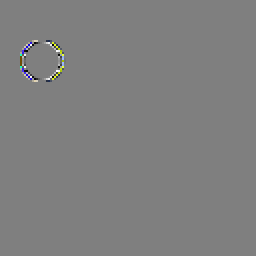
#> input picture study_guide/10-MC_in_DWT_domain/difference.png, 128 x 128 px, given in place of moving_circle_000.png, which was not available (shown 2 times larger); the run also reads 1 picture not shown here
$ jupyter execute ODWT_shift_invariance.ipynb   (shell and % lines are left out)   (text cells are left out)
#> lines starting #> are read from the running program, lines starting #| are printed output that depends on the picture; pictures that were not available may be replaced by others from this repository, and a replacement may not be noted
[cell 1]
import numpy as np
import cv2
import matplotlib.pyplot as plt
import matplotlib.image as mimg
import pywt

[cell 2]
def normalize(img):
    max_component = np.max(img)
    min_component = np.min(img)
    max_min_component = max_component - min_component
    return (img-min_component)/max_min_component

def show_img(prefix):
    img = load_img(prefix)
    img = normalize(img)
    plt.figure(figsize=(10,10))
    plt.title(prefix, fontsize=20)
    plt.imshow(img)

def load_frame(prefix):
#> called with prefix = 'moving_circle_000'
    fn = f"{prefix}.png"
    print(fn)
    frame = cv2.imread(fn, cv2.IMREAD_UNCHANGED) # [rows, columns, components]
#> frame is the input picture: shape (128, 128, 3) uint16; mean B, G, R 32764, 32776, 32768
    frame = cv2.cvtColor(frame, cv2.COLOR_BGR2RGB)
    frame = np.array(frame)
    frame = frame.astype(np.float32) - 32768.0
    return frame

def write_frame(frame, prefix):
    frame = frame.astype(np.float32)
    frame += 32768.0
    frame = frame.astype(np.uint16)
    cv2.imwrite(f"{prefix}.png", frame)

def show_seq(prefix="/tmp/", frames=5):
    for i in range(frames):
        show_img(f"{prefix}{i:03d}")

def show_motion(prefix="/tmp/", frames=5):
    plt.figure(figsize=(10,10))
    prev = load_frame(f"{prefix}000")
    imgplot = plt.imshow(normalize(prev))
#> in normalize, `max_component = np.max(img)`: max_component = 32492
#> in normalize, `min_component = np.min(img)`: min_component = -32527
#> in normalize, `max_min_component = max_component - min_component`: max_min_component = 65019
    for i in range(1, frames, 1):
        img = load_frame(f"{prefix}{i:03d}")
        diff = img - prev
#> diff: shape (128, 128, 3) float32; every value is 0
        prev = img
        diff = normalize(diff)
#> in normalize (call 2), `return (img-min_component)/max_min_component`: returned value: shape (128, 128, 3) float32; every value is NaN or infinite
#> in write_frame, `frame += 32768.0`: frame: shape (128, 128, 3) float32; every value is 32768
#> in write_frame, `frame = frame.astype(np.uint16)`: frame: shape (128, 128, 3) uint16; every value is 32768
        plt.figure(figsize=(10,10))
        plt.title(f"{prefix}{i:03d}", fontsize=20)
        plt.imshow(diff)

[cell 3]
prefix = "moving_circle_"
show_motion(prefix, frames=3)

[cell 4]
def RGB_to_YCoCg(RGB_frame):
    R, G, B = RGB_frame[:,:,0], RGB_frame[:,:,1], RGB_frame[:,:,2]
    YCoCg_frame = np.empty_like(RGB_frame)
    YCoCg_frame[:,:,0] =  R/4 + G/2 + B/4
    YCoCg_frame[:,:,1] =  R/2       - B/2
    YCoCg_frame[:,:,2] = -R/4 + G/2 - B/4
    return YCoCg_frame

[cell 5]
frame_0 = load_frame(prefix + "000")
frame_1 = load_frame(prefix + "001")
frame_2 = load_frame(prefix + "002")
write_frame(frame_1-frame_0, "difference_0")
write_frame(frame_2-frame_0, "difference_1")

[cell 6]
frame_0_Y = RGB_to_YCoCg(frame_0)[:,:,0]
frame_1_Y = RGB_to_YCoCg(frame_1)[:,:,0]
#> in RGB_to_YCoCg (call 2), `YCoCg_frame[:,:,0] =  R/4 + G/2 + B/4`: YCoCg_frame: shape (128, 128, 3) float32; 38.57% of the values are NaN or infinite; the others: min -5.59e+37, max 8.98e+36, mean -1.55e+33
#> in RGB_to_YCoCg (call 2), `YCoCg_frame[:,:,1] =  R/2       - B/2`: YCoCg_frame: shape (128, 128, 3) float32; 19.29% of the values are NaN or infinite; the others: min -31601, max 1.25e+35, mean 3.94e+30
frame_2_Y = RGB_to_YCoCg(frame_2)[:,:,0]
#> in RGB_to_YCoCg (call 3), `YCoCg_frame[:,:,0] =  R/4 + G/2 + B/4`: YCoCg_frame: shape (128, 128, 3) float32; 0% of the values are NaN or infinite; the others: min -32527, max 32258, mean -7.33
#> in RGB_to_YCoCg (call 3), `YCoCg_frame[:,:,1] =  R/2       - B/2`:
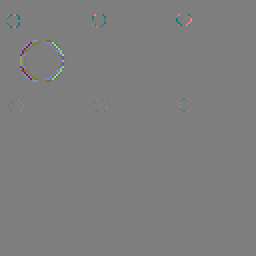
#> YCoCg_frame: shape (128, 128, 3) float32 (shown 2 times larger); mean of channels 0, 1, 2 3, 2, -22.1; drawn with min black and max white

[cell 7]
plt.figure(figsize=(10,10))
plt.title("Circle at (30, 20)", fontsize=20)
plt.imshow(frame_0_Y, cmap='gray')
plt.savefig("frame_0_Y.png")
plt.show()

[cell 8]
plt.figure(figsize=(10,10))
plt.title("Circle at (30, 21)", fontsize=20)
plt.imshow(frame_1_Y, cmap='gray')
plt.savefig("frame_1_Y.png")
plt.show()

[cell 9]
plt.figure(figsize=(10,10))
plt.title("Circle at (30, 22)", fontsize=20)
plt.imshow(frame_2_Y, cmap='gray')
plt.savefig("frame_2_Y.png")
plt.show()

[cell 10]
# Plot the first part (from pixel 0 to 39) of the horizontal line (row 35) of the luminance.
plt.title("ME between frames 0 and 1")
plt.plot(frame_0_Y[35, 0:40], label="reference")
plt.plot(np.roll(frame_0_Y[35, 0:40], 1), label="prediction")
#plt.show()
plt.plot(frame_1_Y[35, 0:40], linestyle=':', linewidth=4, label="predicted")
plt.legend()
plt.savefig("movement_0.svg")
#> figure, not shown here; curve peaks at x = 28, y = 31758; curve peaks at x = 29, y = 31758; curve peaks at x = 28, y = 31758
#plt.savefig("movement_0.pdf")
plt.show()

[cell 11]
plt.title("ME between frames 0 and 1")
plt.plot(frame_0_Y[35, 0:40], label="reference")
plt.plot(np.roll(frame_0_Y[35, 0:40], 2), label="prediction")
#plt.show()
plt.plot(frame_2_Y[35, 0:40], linestyle=':', linewidth=4, label="predicted")
plt.legend()
plt.savefig("movement_1.svg")
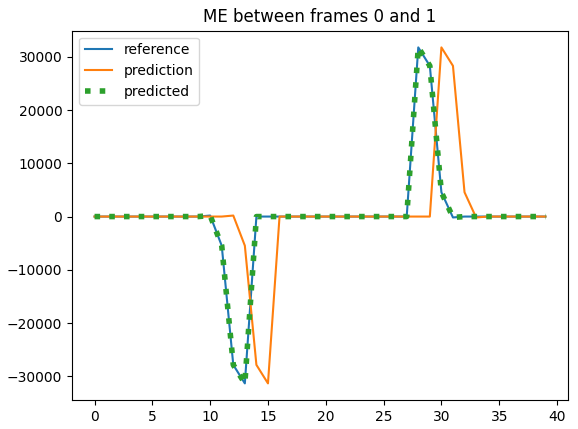
#> figure drawn by matplotlib, 1 panel; curve peaks at x = 28, y = 31758; curve peaks at x = 30, y = 31758; curve peaks at x = 28, y = 31758
#plt.savefig("movement_1.pdf")
plt.show()

[cell 12]
f0_ohaar_LL, (f0_ohaar_LH, f0_ohaar_HL, f0_ohaar_HH) = pywt.swt2(frame_0_Y, level=1, wavelet='haar')[0]
f1_ohaar_LL, (f1_ohaar_LH, f1_ohaar_HL, f1_ohaar_HH) = pywt.swt2(frame_1_Y, level=1, wavelet='haar')[0]
f2_ohaar_LL, (f2_ohaar_LH, f2_ohaar_HL, f2_ohaar_HH) = pywt.swt2(frame_2_Y, level=1, wavelet='haar')[0]

[cell 13]
plt.figure(figsize=(10,10))
plt.title("Frame 0. Overcomplete Haar. LL", fontsize=20)
plt.imshow(f0_ohaar_LL, cmap='gray')
plt.savefig('f0_ohaar_LL.png')
plt.show()

[cell 14]
plt.figure(figsize=(10,10))
plt.title("Frame 1. Overcomplete Haar. LL", fontsize=20)
plt.imshow(f1_ohaar_LL, cmap='gray')
plt.savefig('f1_ohaar_LL.png')
plt.show()

[cell 15]
plt.figure(figsize=(10,10))
plt.title("Frame 2. Overcomplete Haar. LL", fontsize=20)
plt.imshow(f2_ohaar_LL, cmap='gray')
plt.savefig('f2_ohaar_LL.png')
plt.show()

[cell 16]
plt.figure(figsize=(10,10))
plt.title("Frame 0. Overcomplete Haar. LH", fontsize=20)
plt.imshow(f0_ohaar_LH, cmap='gray')
plt.savefig('f0_ohaar_LH.png')
plt.show()

[cell 17]
plt.figure(figsize=(10,10))
plt.title("Frame 1. Overcomplete Haar. LH", fontsize=20)
plt.imshow(f1_ohaar_LH, cmap='gray')
plt.savefig('f1_ohaar_LH.png')
plt.show()

[cell 18]
plt.figure(figsize=(10,10))
plt.title("Frame 2. Overcomplete Haar. LH", fontsize=20)
plt.imshow(f2_ohaar_LH, cmap='gray')
plt.savefig('f2_ohaar_LH.png')
plt.show()

[cell 19]
plt.figure(figsize=(10,10))
plt.title("Frame 0. Overcomplete Haar. HL", fontsize=20)
plt.imshow(f0_ohaar_HL, cmap='gray')
plt.savefig('f0_ohaar_HL.png')
plt.show()

[cell 20]
plt.figure(figsize=(10,10))
plt.title("Frame 1. Overcomplete Haar. HL", fontsize=20)
plt.imshow(f1_ohaar_HL, cmap='gray')
plt.savefig('f1_ohaar_HL.png')
plt.show()

[cell 21]
plt.figure(figsize=(10,10))
plt.title("Frame 2. Overcomplete Haar. HL", fontsize=20)
plt.imshow(f2_ohaar_HL, cmap='gray')
plt.savefig('f2_ohaar_HL.png')
plt.show()

[cell 22]
plt.figure(figsize=(10,10))
plt.title("Frame 0. Overcomplete Haar. HH", fontsize=20)
plt.imshow(f0_ohaar_HH, cmap='gray')
plt.savefig('f0_ohaar_HH.png')
plt.show()

[cell 23]
plt.figure(figsize=(10,10))
plt.title("Frame 1. Overcomplete Haar. HH", fontsize=20)
plt.imshow(f1_ohaar_HH, cmap='gray')
plt.savefig('f1_ohaar_HH.png')
plt.show()

[cell 24]
plt.figure(figsize=(10,10))
plt.title("Frame 2. Overcomplete Haar. HH", fontsize=20)
plt.imshow(f2_ohaar_HH, cmap='gray')
plt.savefig('f2_ohaar_HH.png')
plt.show()

[cell 25]
plt.title("Frames 0 and 1. Overcomplete Haar. LL")
plt.plot(np.roll(f0_ohaar_LL[36, 0:40], 1), label="prediction")
plt.plot(f1_ohaar_LL[36, 0:40], linestyle=':', linewidth=4, label="predicted")
plt.legend()
plt.savefig("f0_1_ohaar_LL.svg")
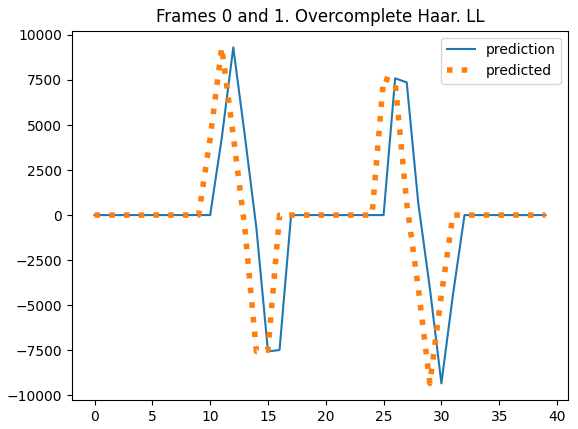
#> figure drawn by matplotlib, 1 panel; curve peaks at x = 12, y = 9308.4; curve peaks at x = 11, y = 9308.4
plt.show()

[cell 26]
plt.title("Frame 0 and 2. Overcomplete Haar. LL")
plt.plot(np.roll(f0_ohaar_LL[36, 0:40], 2), label="prediction")
plt.plot(f2_ohaar_LL[36, 0:40], linestyle=':', linewidth=4, label="predicted")
plt.legend()
plt.savefig("f0_2_ohaar_LL.svg")
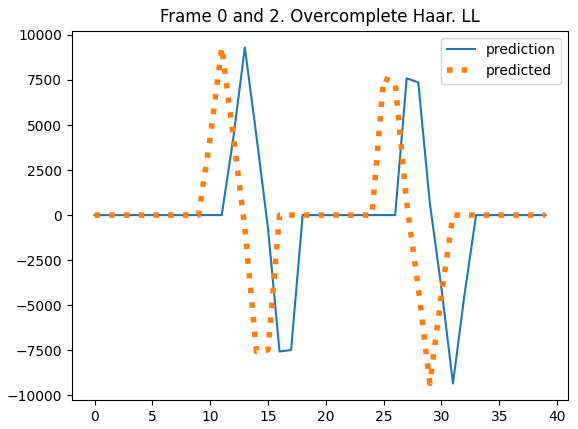
#> figure drawn by matplotlib, 1 panel; curve peaks at x = 13, y = 9308.4; curve peaks at x = 11, y = 9308.4
plt.show()

[cell 27]
plt.title("Frames 0 and 1. Overcomplete Haar. LH")
plt.plot(np.roll(f0_ohaar_LH[36, 0:40], 1), label="prediction")
plt.plot(f1_ohaar_LH[36, 0:40], linestyle=':', linewidth=4, label="predicted")
plt.legend()
plt.savefig("f0_1_ohaar_LH.svg")
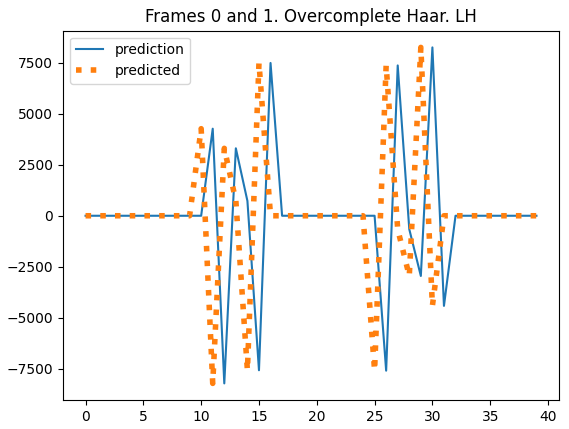
#> figure drawn by matplotlib, 1 panel; curve peaks at x = 30, y = 8251.8; curve peaks at x = 29, y = 8251.8
plt.show()

[cell 28]
plt.title("Frame 0 and 2. Overcomplete Haar. LH")
plt.plot(np.roll(f0_ohaar_LH[36, 0:40], 2), label="prediction")
plt.plot(f2_ohaar_LH[36, 0:40], linestyle=':', linewidth=4, label="predicted")
plt.legend()
plt.savefig("f0_2_ohaar_LH.svg")
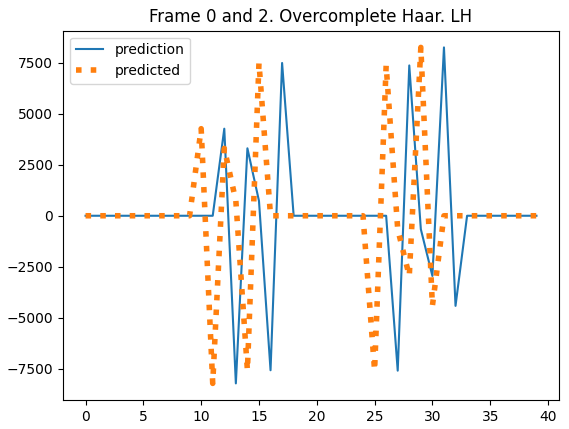
#> figure drawn by matplotlib, 1 panel; curve peaks at x = 31, y = 8251.8; curve peaks at x = 29, y = 8251.8
plt.show()

[cell 29]
plt.title("Frames 0 and 1. Overcomplete Haar. HL")
plt.plot(np.roll(f0_ohaar_HL[36, 0:40], 1), label="prediction")
plt.plot(f1_ohaar_HL[36, 0:40], linestyle=':', linewidth=4, label="predicted")
plt.legend()
plt.savefig("f0_1_ohaar_HL.svg")
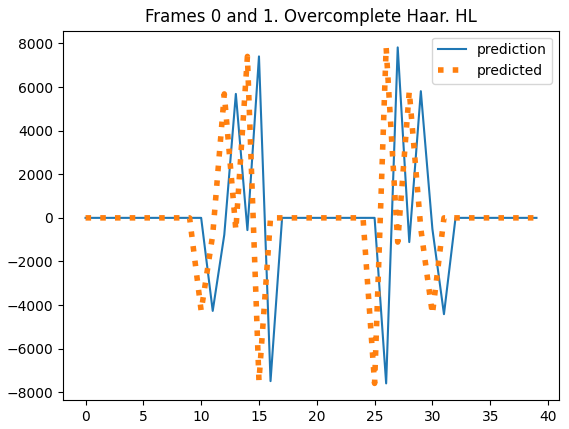
#> figure drawn by matplotlib, 1 panel; curve peaks at x = 27, y = 7818.5; curve peaks at x = 26, y = 7818.5
plt.show()

[cell 30]
plt.title("Frame 0 and 2. Overcomplete Haar. HL")
plt.plot(np.roll(f0_ohaar_HL[36, 0:40], 2), label="prediction")
plt.plot(f2_ohaar_HL[36, 0:40], linestyle=':', linewidth=4, label="predicted")
plt.legend()
plt.savefig("f0_2_ohaar_HL.svg")
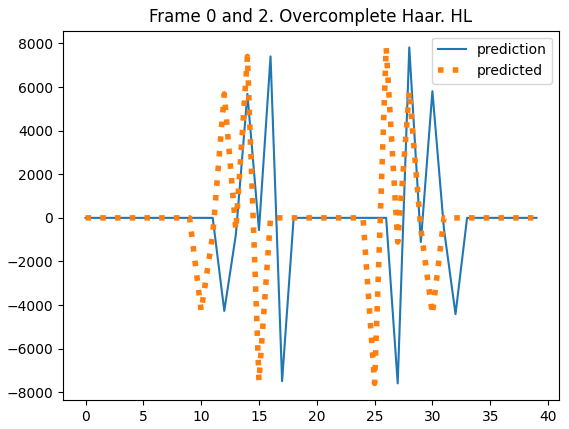
#> figure drawn by matplotlib, 1 panel; curve peaks at x = 28, y = 7818.5; curve peaks at x = 26, y = 7818.5
plt.show()

[cell 31]
plt.title("Frames 0 and 1. Overcomplete Haar. HH")
plt.plot(np.roll(f0_ohaar_HH[36, 0:40], 1), label="prediction")
plt.plot(f1_ohaar_HH[36, 0:40], linestyle=':', linewidth=4, label="predicted")
plt.legend()
plt.savefig("f0_1_ohaar_HH.svg")
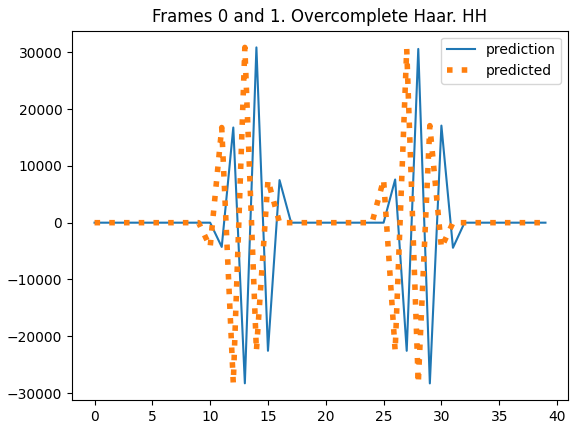
#> figure drawn by matplotlib, 1 panel; curve peaks at x = 14, y = 30850.4; curve peaks at x = 13, y = 30850.4
plt.show()

[cell 32]
plt.title("Frame 0 and 2. Overcomplete Haar. HH")
plt.plot(np.roll(f0_ohaar_HH[36, 0:40], 2), label="prediction")
plt.plot(f2_ohaar_HH[36, 0:40], linestyle=':', linewidth=4, label="predicted")
plt.legend()
plt.savefig("f0_2_ohaar_HH.svg")
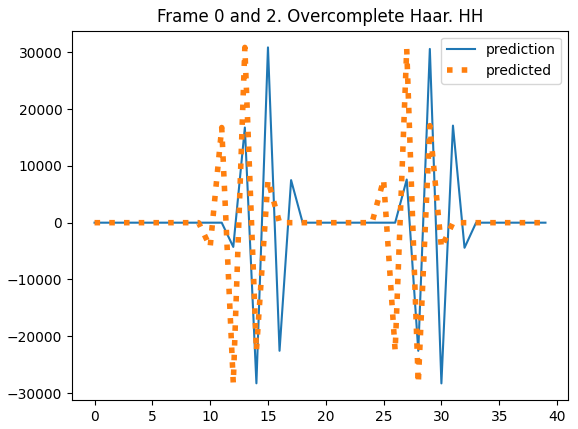
#> figure drawn by matplotlib, 1 panel; curve peaks at x = 15, y = 30850.4; curve peaks at x = 13, y = 30850.4
plt.show()
